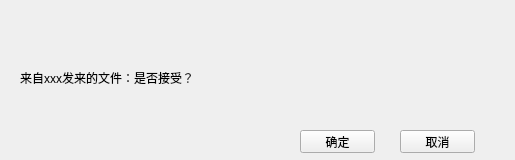
<?xml version="1.0" encoding="UTF-8"?>
<ui version="4.0">
 <class>ReceiveFileClass</class>
 <widget class="BasicWindow" name="ReceiveFileClass">
  <property name="geometry">
   <rect>
    <x>0</x>
    <y>0</y>
    <width>515</width>
    <height>160</height>
   </rect>
  </property>
  <property name="sizePolicy">
   <sizepolicy hsizetype="Fixed" vsizetype="Fixed">
    <horstretch>0</horstretch>
    <verstretch>0</verstretch>
   </sizepolicy>
  </property>
  <property name="minimumSize">
   <size>
    <width>515</width>
    <height>160</height>
   </size>
  </property>
  <property name="maximumSize">
   <size>
    <width>515</width>
    <height>160</height>
   </size>
  </property>
  <property name="windowTitle">
   <string>ReceiveFile</string>
  </property>
  <widget class="QWidget" name="titleWidget" native="true">
   <property name="geometry">
    <rect>
     <x>0</x>
     <y>0</y>
     <width>515</width>
     <height>50</height>
    </rect>
   </property>
   <property name="titleskin" stdset="0">
    <bool>true</bool>
   </property>
  </widget>
  <widget class="QWidget" name="bodyWidget" native="true">
   <property name="geometry">
    <rect>
     <x>0</x>
     <y>50</y>
     <width>515</width>
     <height>110</height>
    </rect>
   </property>
   <property name="bottomskin" stdset="0">
    <bool>true</bool>
   </property>
   <widget class="QLabel" name="label">
    <property name="geometry">
     <rect>
      <x>20</x>
      <y>20</y>
      <width>431</width>
      <height>16</height>
     </rect>
    </property>
    <property name="text">
     <string>来自xxx发来的文件：是否接受？</string>
    </property>
   </widget>
   <widget class="QPushButton" name="okBtn">
    <property name="geometry">
     <rect>
      <x>300</x>
      <y>80</y>
      <width>75</width>
      <height>23</height>
     </rect>
    </property>
    <property name="text">
     <string>确定</string>
    </property>
   </widget>
   <widget class="QPushButton" name="cancelBtn">
    <property name="geometry">
     <rect>
      <x>400</x>
      <y>80</y>
      <width>75</width>
      <height>23</height>
     </rect>
    </property>
    <property name="text">
     <string>取消</string>
    </property>
   </widget>
  </widget>
 </widget>
 <layoutdefault spacing="6" margin="11"/>
 <customwidgets>
  <customwidget>
   <class>BasicWindow</class>
   <extends>QWidget</extends>
   <header>basicwindow.h</header>
   <container>1</container>
  </customwidget>
 </customwidgets>
 <resources/>
 <connections/>
</ui>
